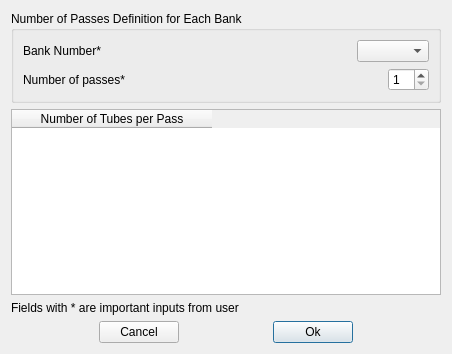
<?xml version="1.0" encoding="UTF-8"?>
<ui version="4.0">
 <class>Form</class>
 <widget class="QWidget" name="Form">
  <property name="geometry">
   <rect>
    <x>0</x>
    <y>0</y>
    <width>452</width>
    <height>354</height>
   </rect>
  </property>
  <property name="windowTitle">
   <string>Microchannel Bank Circuiting Definition</string>
  </property>
  <layout class="QVBoxLayout" name="verticalLayout_2">
   <item>
    <widget class="QGroupBox" name="groupBox">
     <property name="title">
      <string>Number of Passes Definition for Each Bank</string>
     </property>
     <layout class="QVBoxLayout" name="verticalLayout">
      <item>
       <layout class="QHBoxLayout" name="horizontalLayout_2">
        <item>
         <widget class="QLabel" name="Microchannel_bank_number_choose_label">
          <property name="text">
           <string>Bank Number*</string>
          </property>
         </widget>
        </item>
        <item>
         <spacer name="horizontalSpacer_4">
          <property name="orientation">
           <enum>Qt::Horizontal</enum>
          </property>
          <property name="sizeHint" stdset="0">
           <size>
            <width>40</width>
            <height>20</height>
           </size>
          </property>
         </spacer>
        </item>
        <item>
         <widget class="QComboBox" name="Microchannel_bank_number_choose"/>
        </item>
       </layout>
      </item>
      <item>
       <layout class="QHBoxLayout" name="horizontalLayout_3">
        <item>
         <widget class="QLabel" name="Microchannel_bank_number_passes_label">
          <property name="text">
           <string>Number of passes*</string>
          </property>
         </widget>
        </item>
        <item>
         <spacer name="horizontalSpacer_5">
          <property name="orientation">
           <enum>Qt::Horizontal</enum>
          </property>
          <property name="sizeHint" stdset="0">
           <size>
            <width>40</width>
            <height>20</height>
           </size>
          </property>
         </spacer>
        </item>
        <item>
         <widget class="QSpinBox" name="Microchannel_bank_number_passes">
          <property name="minimum">
           <number>1</number>
          </property>
         </widget>
        </item>
       </layout>
      </item>
     </layout>
    </widget>
   </item>
   <item>
    <widget class="QTableWidget" name="Microchannel_N_tubes_per_pass_table">
     <attribute name="horizontalHeaderDefaultSectionSize">
      <number>200</number>
     </attribute>
     <attribute name="horizontalHeaderMinimumSectionSize">
      <number>150</number>
     </attribute>
     <attribute name="verticalHeaderDefaultSectionSize">
      <number>50</number>
     </attribute>
     <attribute name="verticalHeaderMinimumSectionSize">
      <number>50</number>
     </attribute>
     <column>
      <property name="text">
       <string>Number of Tubes per Pass</string>
      </property>
     </column>
    </widget>
   </item>
   <item>
    <widget class="QLabel" name="label">
     <property name="text">
      <string>Fields with * are important inputs from user</string>
     </property>
    </widget>
   </item>
   <item>
    <layout class="QHBoxLayout" name="horizontalLayout">
     <item>
      <spacer name="horizontalSpacer_3">
       <property name="orientation">
        <enum>Qt::Horizontal</enum>
       </property>
       <property name="sizeHint" stdset="0">
        <size>
         <width>40</width>
         <height>20</height>
        </size>
       </property>
      </spacer>
     </item>
     <item>
      <widget class="QPushButton" name="Microchannel_circuit_cancel_button">
       <property name="text">
        <string>Cancel</string>
       </property>
      </widget>
     </item>
     <item>
      <spacer name="horizontalSpacer">
       <property name="orientation">
        <enum>Qt::Horizontal</enum>
       </property>
       <property name="sizeHint" stdset="0">
        <size>
         <width>40</width>
         <height>20</height>
        </size>
       </property>
      </spacer>
     </item>
     <item>
      <widget class="QPushButton" name="Microchannel_circuit_ok_button">
       <property name="text">
        <string>Ok</string>
       </property>
       <property name="default">
        <bool>true</bool>
       </property>
      </widget>
     </item>
     <item>
      <spacer name="horizontalSpacer_2">
       <property name="orientation">
        <enum>Qt::Horizontal</enum>
       </property>
       <property name="sizeHint" stdset="0">
        <size>
         <width>40</width>
         <height>20</height>
        </size>
       </property>
      </spacer>
     </item>
    </layout>
   </item>
  </layout>
 </widget>
 <resources/>
 <connections/>
</ui>
